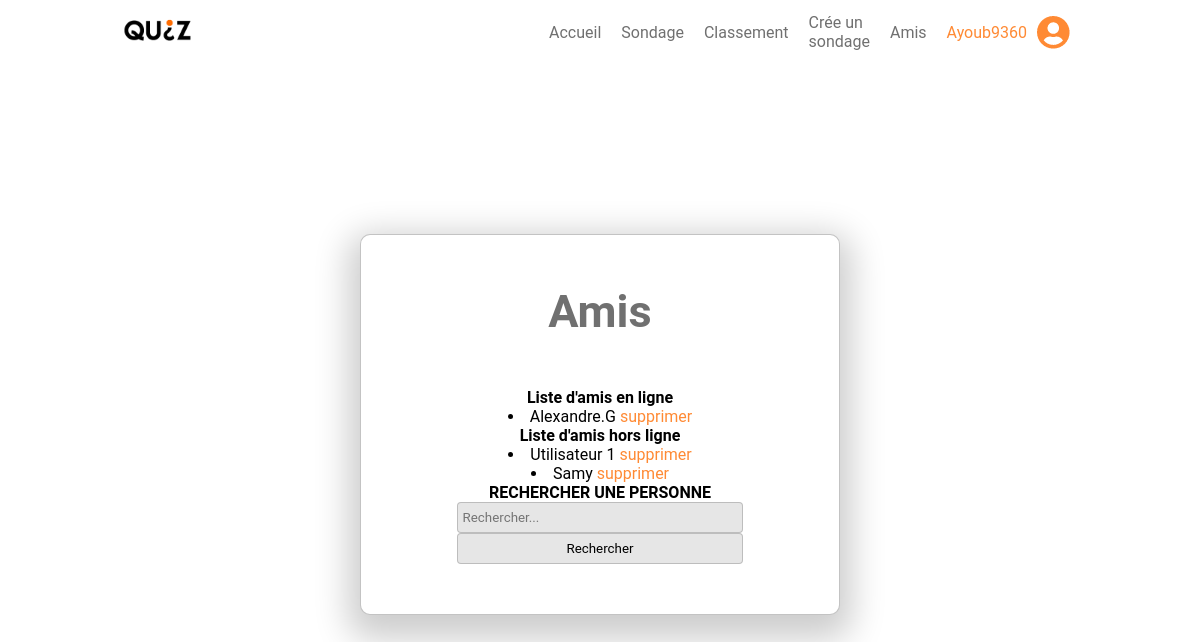
/amis.php (signed in), run on the app's committed database.
### tables this page shows
CREATE TABLE `friendslist` (
  `friendsList_id` int(11) NOT NULL,
  `friendsList_userID1` int(11) NOT NULL,
  `friendsList_userID2` int(11) NOT NULL
);

CREATE TABLE `user` (
  `user_id` int(11) NOT NULL,
  `user_pseudo` varchar(30) NOT NULL,
  `user_firstName` varchar(30) NOT NULL,
  `user_lastName` varchar(30) NOT NULL,
  `user_email` varchar(100) NOT NULL,
  `user_password` varchar(200) NOT NULL,
  `user_online` tinyint(1) NOT NULL
);

### Core/Database.php (called while the page is built, shortened)
<?php
class Database{
    public function __construct()
    {
        try {
            require "Config/config.php";
            $this->host = $dbConfig["host"];
            $this->dbname = $dbConfig["dbname"];
            $this->user = $dbConfig["user"];
            $this->pass = $dbConfig["pass"];
            $this->pdo = new \PDO("mysql:host=$this->host;dbname=$this->dbname", $this->user, $this->pass);
        } catch (\PDOException $e) {
            return $e->getMessage();
        }
    }
}

### Core/Config/config.php (called while the page is built)
<?php
$dbConfig = [
    "host" => "localhost",
    "dbname" => "filRouge",
    "user" => "root",
    "pass" => "root"
];

### App/FriendList.php (the view, shortened to what this page needs)
<?php
class FriendList extends Database{
	public function getFriendList()
	{
		$user = $_SESSION['user_id'];
		$listFriends2 = $this->pdo->query("SELECT friendsList_id,user_pseudo,friendsList_userID1 FROM friendslist INNER JOIN user ON user.user_id = friendslist.friendsList_userID1 WHERE friendsList_userID2 = $user AND user_online = 1");
		$listFriends2 = $listFriends2->fetchAll();
		foreach ($listFriends2 as $friend) {
			echo "<li> " . $friend['user_pseudo']."<a href='amis.php?delete=". $friend['friendsList_id'] ."' class='red'> supprimer</a></li>";
		}
	}
	public function getFriendListDisconnect()
	{
		$user = $_SESSION['user_id'];
		$listFriends = $this->pdo->query("SELECT friendsList_id,user_pseudo,friendsList_userID2 FROM friendslist INNER JOIN user ON user.user_id = friendslist.friendsList_userID2 WHERE friendsList_userID1 = $user AND user_online = 0");
		$listFriends2 = $this->pdo->query("SELECT friendsList_id,user_pseudo,friendsList_userID1 FROM friendslist INNER JOIN user ON user.user_id = friendslist.friendsList_userID1 WHERE friendsList_userID2 = $user AND user_online = 0");
		$listFriends = $listFriends->fetchAll();
		$listFriends2 = $listFriends2->fetchAll();
		foreach ($listFriends as $friend) {
			echo "<li> " . $friend['user_pseudo']."<a href='amis.php?delete=". $friend['friendsList_id'] ."' class='red'> supprimer</a></li>";
		}
		foreach ($listFriends2 as $friend) {
			echo "<li> " . $friend['user_pseudo']."<a href='amis.php?delete=". $friend['friendsList_id'] ."' class='red'> supprimer</a></li>";
		}
	}
}

### css/style.css (style rules this page uses)
* { margin: 0; padding: 0; box-sizing: border-box; font-family: 'Roboto', sans-serif; }
a { text-decoration: none; color: black; }
.loginContainer .login a { color: #FF8A34; }

### data on the page
friendslist: user.user_pseudo "Alexandre.G"
friendslist: user.user_pseudo "Utilisateur 1"
friendslist: user.user_pseudo "Samy"

### other printed values
$_SESSION['user_pseudo'] "Ayoub9360"
